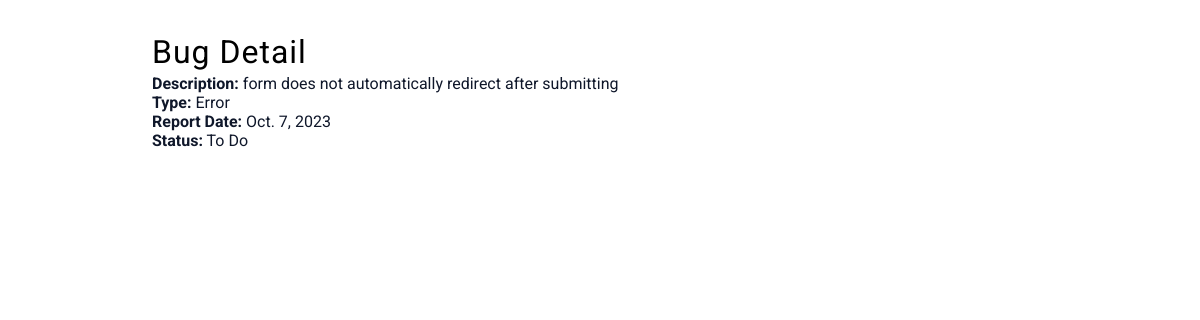
Page /bug/4/ on the committed database.
### bug/models.py (models this page shows, shortened)
class Bug(models.Model):
    BUG_TYPES = (
        ('error', 'Error'),
        ('feature', 'New Feature'),
        ('other', 'Other'),
    )
    STATUS_CHOICES = (
        ('to_do', 'To Do'),
        ('in_progress', 'In Progress'),
        ('done', 'Done'),
    )
    description = models.CharField(max_length=120)
    bug_type = models.CharField(
        max_length=70, choices=BUG_TYPES, default='error')
    report_date = models.DateField(auto_now_add=True)
    status = models.CharField(
        max_length=20, choices=STATUS_CHOICES, default='to_do')

### bug/views.py (the view)
# urls.py: path("<int:bug_id>/", views.bug_detail, name="bug_detail"),
def bug_detail(request, bug_id):
    bug = get_object_or_404(Bug, pk=bug_id)
    return render(request, "bug/detail.html", {"bug": bug})

### bug/templates/bug/detail.html (shortened to what this page needs)
{% extends "base.html" %}
{% block content %}
<h1>Bug Detail</h1>
<ul>
    <li><strong>Description:</strong> {{ bug.description }}</li>
    <li><strong>Type:</strong> {{ bug.get_bug_type_display }}</li>
    <li><strong>Report Date:</strong> {{ bug.report_date }}</li>
    <li><strong>Status:</strong> {{ bug.get_status_display }}</li>
</ul>
{% endblock %}

### static/css/styles.css (style rules this page uses)
html { font-size: 16px; }
body { font-family: 'Roboto', sans-serif; }
:root { --primary-100: #e6f0ff; --primary-200: #b4d3fe; --primary-300: #82b6fd; --primary-400: #5098fc; --primary-500: #03449d; --primary-600: #034caf; --primary-700: #02367d; --primary-800: #01214b; --primary-900: #000b19; --grey-50: #f8fafc; --grey-100: #f1f5f9; --grey-200: #e2e8f0; --grey-300: #cbd5e1; --grey-400: #94a3b8; --grey-500: #64748b; --grey-600: #475569; --grey-700: #334155; --grey-800: #1e293b; --grey-900: #0f172a; --black: #222; --white: #fff; --red-light: #f8d7da; --red-dark: #842029; --green-light: #d1e7dd; --green-dark: #0f5132; --small-text: 0.8rem; --extra-small-text: 0.7em; --backgroundColor: var(--grey-100); --textColor: var(--grey-900); --borderRadius: 0.25rem; --letterSpacing: 1px; --transition: 0.3s ease-in-out all; --max-width: 1120px; --fixed-width: 600px; --view-width: 90vw; --shadow-1: 0 1px 3px 0 rgba(0, 0, 0, 0.1), 0 1px 2px 0 rgba(0, 0, 0, 0.06); --shadow-2: 0 4px 6px -1px rgba(0, 0, 0, 0.1), 0 2px 4px -1px rgba(0, 0, 0, 0.06); --shadow-3: 0 10px 15px -3px rgba(0, 0, 0, 0.1), 0 4px 6px -2px rgba(0, 0, 0, 0.05); --shadow-4: 0 20px 25px -5px rgba(0, 0, 0, 0.1), 0 10px 10px -5px rgba(0, 0, 0, 0.04); }
body { background-color: var(--white); }
h1 { margin: 0; font-weight: 400; line-height: 1.3; text-transform: capitalize; letter-spacing: var(--letterSpacing); }
ul { list-style-type: none; padding: 0; }
li, li a { color: var(--textColor) }

### rows in the picture
Bug: description "form does not automatically redirect after submitting", bug_type "Error", report_date "Oct. 7, 2023", status "To Do"
